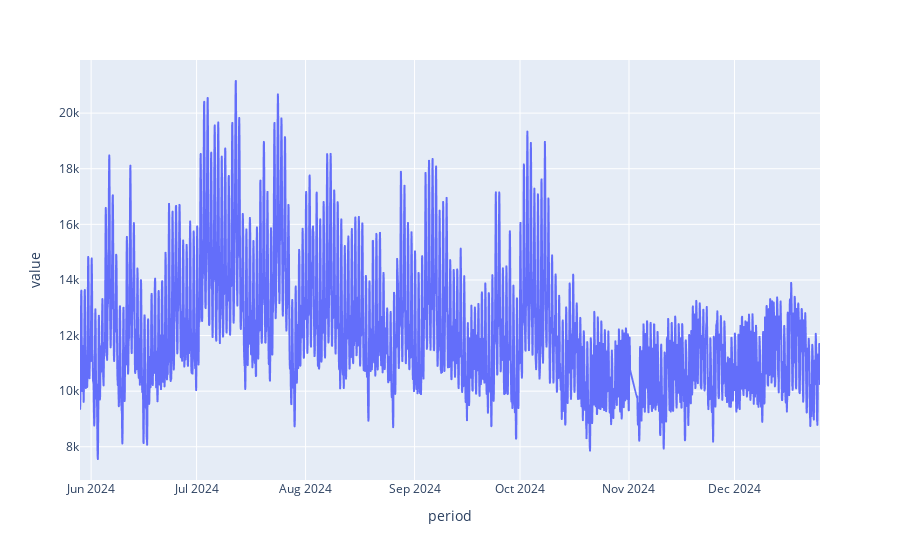

Notebook source saved alongside this figure:
### Markdown cell above
Let's plot the series:

### Code cell
px.line(df1.data, x= "period", y= "value")

### Figure 1 — Plotly figure (JSON) as saved in the notebook; plotly's stock layout.template omitted (floating-point values rounded to 4 significant figures; data arrays with more than 128 entries replaced by an {"elided": "..."} marker saying what was removed)
{"data": [{"hovertemplate": "period=%{x}<br>value=%{y}<extra></extra>", "legendgroup": "", "line": {"color": "#636efa", "dash": "solid"}, "marker": {"symbol": "circle"}, "mode": "lines", "name": "", "showlegend": false, "type": "scattergl", "x": {"elided": "5000 str values"}, "xaxis": "x", "y": {"elided": "5000 int values"}, "yaxis": "y"}], "layout": {"legend": {"tracegroupgap": 0}, "margin": {"t": 60}, "xaxis": {"anchor": "y", "domain": [0, 1], "title": {"text": "period"}}, "yaxis": {"anchor": "x", "domain": [0, 1], "title": {"text": "value"}}}}
